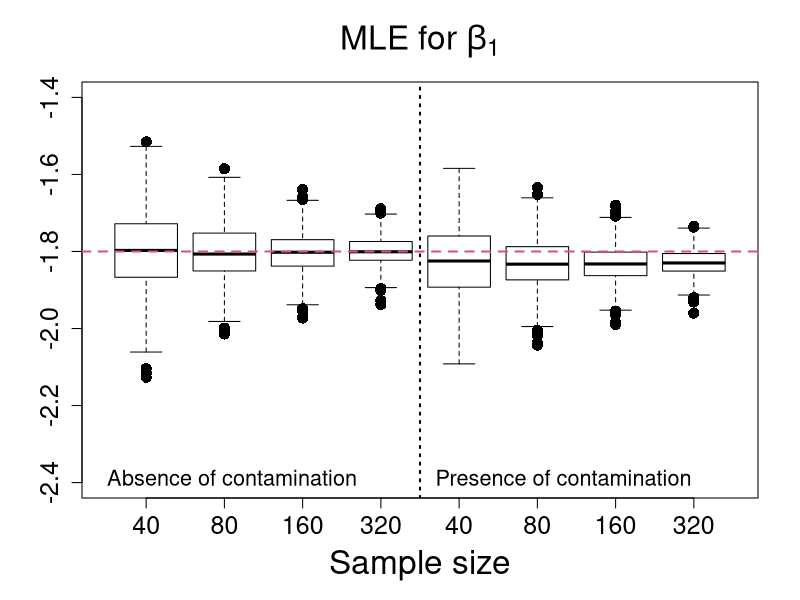
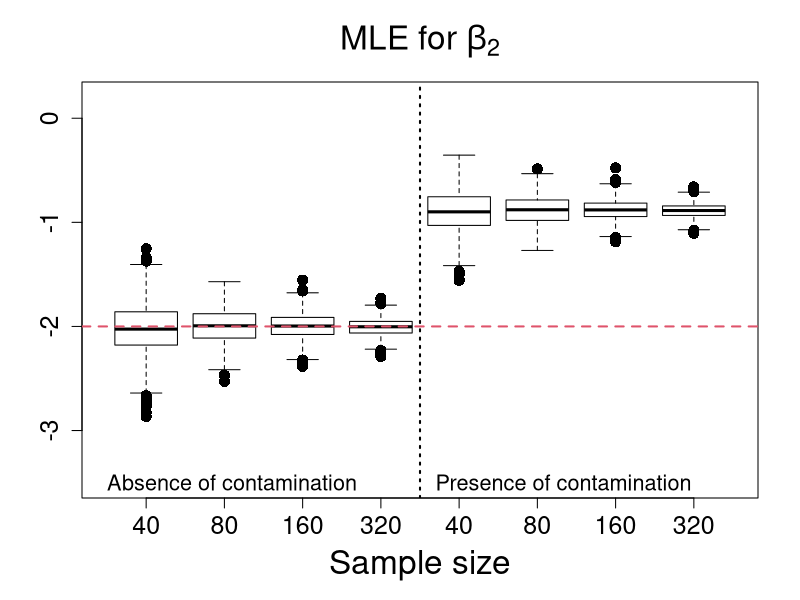
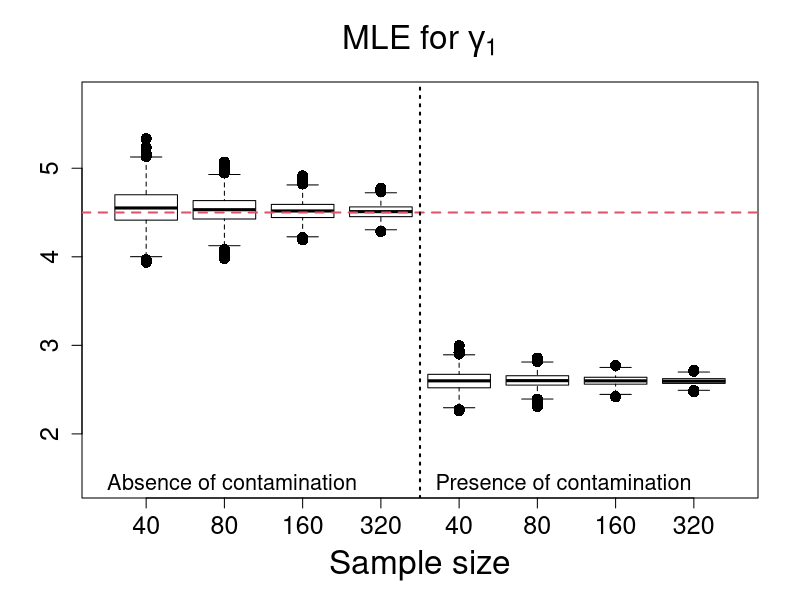
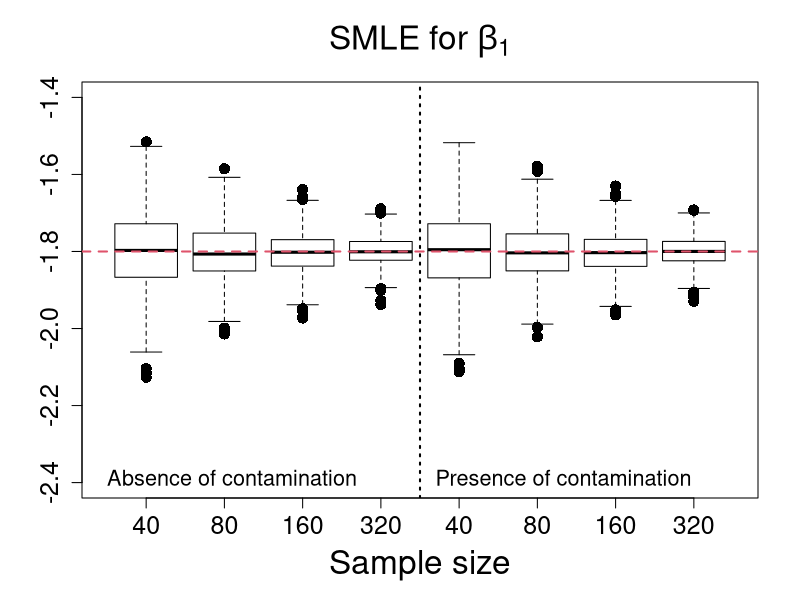
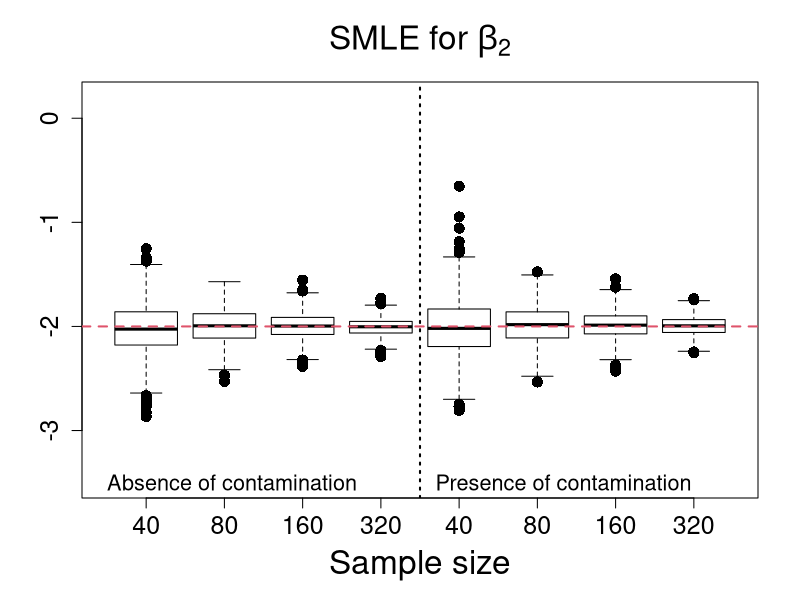
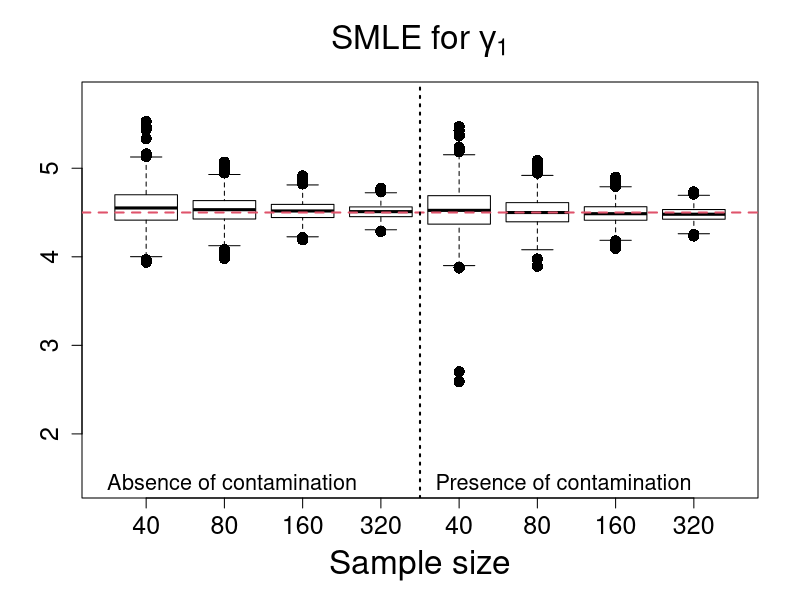
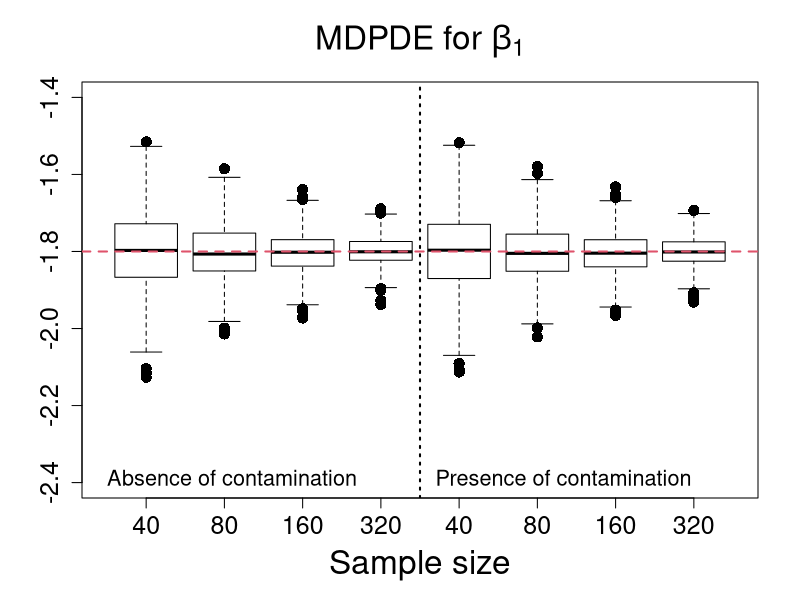
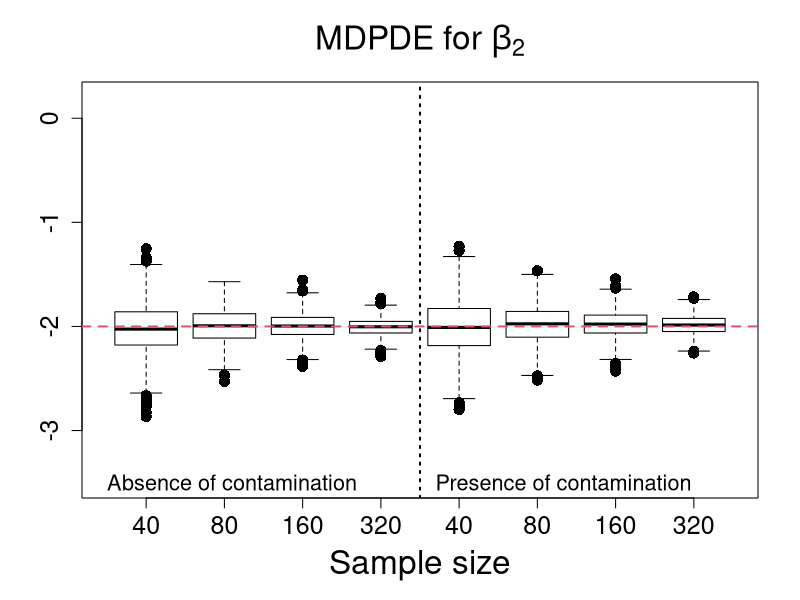

These figures' R source, in order:
rm(list=ls())

data40 <- read.table("Estimates_Scenario1_n40.txt", h=T)
data80 <- read.table("Estimates_Scenario1_n80.txt", h=T)
data160 <- read.table("Estimates_Scenario1_n160.txt", h=T)
data320 <- read.table("Estimates_Scenario1_n320.txt", h=T)

#**************************MLE estimates******************************#
MLE_beta1_n40 <- data40$MLE_beta1; MLEC_beta1_n40 <- data40$MLE_C_beta1
MLE_beta2_n40 <- data40$MLE_beta2; MLEC_beta2_n40 <- data40$MLE_C_beta2
MLE_gama1_n40 <- data40$MLE_gama1; MLEC_gama1_n40 <- data40$MLE_C_gama1

MLE_beta1_n80 <- data80$MLE_beta1; MLEC_beta1_n80 <- data80$MLE_C_beta1
MLE_beta2_n80 <- data80$MLE_beta2; MLEC_beta2_n80 <- data80$MLE_C_beta2
MLE_gama1_n80 <- data80$MLE_gama1; MLEC_gama1_n80 <- data80$MLE_C_gama1

MLE_beta1_n160 <- data160$MLE_beta1; MLEC_beta1_n160 <- data160$MLE_C_beta1
MLE_beta2_n160 <- data160$MLE_beta2; MLEC_beta2_n160 <- data160$MLE_C_beta2
MLE_gama1_n160 <- data160$MLE_gama1; MLEC_gama1_n160 <- data160$MLE_C_gama1

MLE_beta1_n320 <- data320$MLE_beta1; MLEC_beta1_n320 <- data320$MLE_C_beta1
MLE_beta2_n320 <- data320$MLE_beta2; MLEC_beta2_n320 <- data320$MLE_C_beta2
MLE_gama1_n320 <- data320$MLE_gama1; MLEC_gama1_n320 <- data320$MLE_C_gama1

#**************************SMLE estimates******************************#
SMLE_beta1_n40 <- data40$SMLE_beta1; SMLEC_beta1_n40 <- data40$SMLE_C_beta1
SMLE_beta2_n40 <- data40$SMLE_beta2; SMLEC_beta2_n40 <- data40$SMLE_C_beta2
SMLE_gama1_n40 <- data40$SMLE_gama1; SMLEC_gama1_n40 <- data40$SMLE_C_gama1

SMLE_beta1_n80 <- data80$SMLE_beta1; SMLEC_beta1_n80 <- data80$SMLE_C_beta1
SMLE_beta2_n80 <- data80$SMLE_beta2; SMLEC_beta2_n80 <- data80$SMLE_C_beta2
SMLE_gama1_n80 <- data80$SMLE_gama1; SMLEC_gama1_n80 <- data80$SMLE_C_gama1

SMLE_beta1_n160 <- data160$SMLE_beta1; SMLEC_beta1_n160 <- data160$SMLE_C_beta1
SMLE_beta2_n160 <- data160$SMLE_beta2; SMLEC_beta2_n160 <- data160$SMLE_C_beta2
SMLE_gama1_n160 <- data160$SMLE_gama1; SMLEC_gama1_n160 <- data160$SMLE_C_gama1

SMLE_beta1_n320 <- data320$SMLE_beta1; SMLEC_beta1_n320 <- data320$SMLE_C_beta1
SMLE_beta2_n320 <- data320$SMLE_beta2; SMLEC_beta2_n320 <- data320$SMLE_C_beta2
SMLE_gama1_n320 <- data320$SMLE_gama1; SMLEC_gama1_n320 <- data320$SMLE_C_gama1

#**************************MDPDE estimates******************************#
MDPDE_beta1_n40 <- data40$MDPDE_beta1; MDPDEC_beta1_n40 <- data40$MDPDE_C_beta1
MDPDE_beta2_n40 <- data40$MDPDE_beta2; MDPDEC_beta2_n40 <- data40$MDPDE_C_beta2
MDPDE_gama1_n40 <- data40$MDPDE_gama1; MDPDEC_gama1_n40 <- data40$MDPDE_C_gama1

MDPDE_beta1_n80 <- data80$MDPDE_beta1; MDPDEC_beta1_n80 <- data80$MDPDE_C_beta1
MDPDE_beta2_n80 <- data80$MDPDE_beta2; MDPDEC_beta2_n80 <- data80$MDPDE_C_beta2
MDPDE_gama1_n80 <- data80$MDPDE_gama1; MDPDEC_gama1_n80 <- data80$MDPDE_C_gama1

MDPDE_beta1_n160 <- data160$MDPDE_beta1; MDPDEC_beta1_n160 <- data160$MDPDE_C_beta1
MDPDE_beta2_n160 <- data160$MDPDE_beta2; MDPDEC_beta2_n160 <- data160$MDPDE_C_beta2
MDPDE_gama1_n160 <- data160$MDPDE_gama1; MDPDEC_gama1_n160 <- data160$MDPDE_C_gama1

MDPDE_beta1_n320 <- data320$MDPDE_beta1; MDPDEC_beta1_n320 <- data320$MDPDE_C_beta1
MDPDE_beta2_n320 <- data320$MDPDE_beta2; MDPDEC_beta2_n320 <- data320$MDPDE_C_beta2
MDPDE_gama1_n320 <- data320$MDPDE_gama1; MDPDEC_gama1_n320 <- data320$MDPDE_C_gama1

#********************MLE estimates****************#

#********************MLE estimates of beta1****************#
boxplot(MLE_beta1_n40,MLE_beta1_n80,MLE_beta1_n160,MLE_beta1_n320,
MLEC_beta1_n40,MLEC_beta1_n80,MLEC_beta1_n160,MLEC_beta1_n320,
main=expression( paste("MLE for ", beta[1])),
xlab="Sample size",ylab="",names=c(40,80,160,320,40,80,160,320),outline=T,
ylim=c(-2.4,-1.4), cex=1.5,cex.lab=2.0,cex.axis=1.5,cex.main=2.0, pch=16, col = NULL)
abline(-1.8,0,col=2,lty=2,lwd=2)
abline(v=4.5,lty=3,lwd=2)
legend(0.0,-2.32,"Absence of contamination",bty="n",cex=1.3)
legend(4.2,-2.32,"Presence of contamination",bty="n",cex=1.3)

#********************MLE estimates of beta2****************#
boxplot(MLE_beta2_n40,MLE_beta2_n80,MLE_beta2_n160,MLE_beta2_n320,
MLEC_beta2_n40,MLEC_beta2_n80,MLEC_beta2_n160,MLEC_beta2_n320,
main=expression( paste("MLE for ", beta[2])),
xlab="Sample size",ylab="",names=c(40,80,160,320,40,80,160,320),outline=T,
ylim=c(-3.5,0.2), cex=1.5,cex.lab=2.0,cex.axis=1.5,cex.main=2.0, pch=16, col = NULL)
abline(-2.0,0,col=2,lty=2,lwd=2)
abline(v=4.5,lty=3,lwd=2)
legend(0.0,-3.25,"Absence of contamination",bty="n",cex=1.3)
legend(4.2,-3.25,"Presence of contamination",bty="n",cex=1.3)

#********************MLE estimates of gamma1****************#
boxplot(MLE_gama1_n40,MLE_gama1_n80,MLE_gama1_n160,MLE_gama1_n320,
MLEC_gama1_n40,MLEC_gama1_n80,MLEC_gama1_n160,MLEC_gama1_n320,
main=expression( paste("MLE for ", gamma[1])),
xlab="Sample size",ylab="",names=c(40,80,160,320,40,80,160,320),outline=T,
ylim=c(1.45,5.8), cex=1.5,cex.lab=2.0,cex.axis=1.5,cex.main=2.0, pch=16, col = NULL)
abline(4.5,0,col=2,lty=2,lwd=2)
abline(v=4.5,lty=3,lwd=2)
legend(0.0,1.75,"Absence of contamination",bty="n", cex=1.3)
legend(4.2,1.75,"Presence of contamination",bty="n", cex=1.3)

#********************SMLE estimates*******************#

#********************SMLE estimates of beta1****************#
boxplot(SMLE_beta1_n40,SMLE_beta1_n80,SMLE_beta1_n160,SMLE_beta1_n320,
SMLEC_beta1_n40,SMLEC_beta1_n80,SMLEC_beta1_n160,SMLEC_beta1_n320,
main=expression( paste("SMLE for ", beta[1])),
xlab="Sample size",ylab="",names=c(40,80,160,320,40,80,160,320),outline=T,
ylim=c(-2.4,-1.4), cex=1.5,cex.lab=2.0,cex.axis=1.5,cex.main=2.0, pch=16, col = NULL)
abline(-1.8,0,col=2,lty=2,lwd=2)
abline(v=4.5,lty=3,lwd=2)
legend(0.0,-2.32,"Absence of contamination",bty="n",cex=1.3)
legend(4.2,-2.32,"Presence of contamination",bty="n",cex=1.3)

#********************SMLE estimates of beta2****************#
boxplot(SMLE_beta2_n40,SMLE_beta2_n80,SMLE_beta2_n160,SMLE_beta2_n320,
SMLEC_beta2_n40,SMLEC_beta2_n80,SMLEC_beta2_n160,SMLEC_beta2_n320,
main=expression( paste("SMLE for ", beta[2])),
xlab="Sample size",ylab="",names=c(40,80,160,320,40,80,160,320),outline=T,
ylim=c(-3.5,0.2), cex=1.5,cex.lab=2.0,cex.axis=1.5,cex.main=2.0, pch=16, col = NULL)
abline(-2.0,0,col=2,lty=2,lwd=2)
abline(v=4.5,lty=3,lwd=2)
legend(0.0,-3.25,"Absence of contamination",bty="n", cex=1.3)
legend(4.2,-3.25,"Presence of contamination",bty="n", cex=1.3)

#********************SMLE estimates of gamma1****************#
boxplot(SMLE_gama1_n40,SMLE_gama1_n80,SMLE_gama1_n160,SMLE_gama1_n320,
SMLEC_gama1_n40,SMLEC_gama1_n80,SMLEC_gama1_n160,SMLEC_gama1_n320,
main=expression( paste("SMLE for ", gamma[1])),
xlab="Sample size",ylab="",names=c(40,80,160,320,40,80,160,320),outline=T,
ylim=c(1.45,5.8), cex=1.5,cex.lab=2.0,cex.axis=1.5,cex.main=2.0, pch=16, col = NULL)
abline(4.5,0,col=2,lty=2,lwd=2)
abline(v=4.5,lty=3,lwd=2)
legend(0.0,1.75,"Absence of contamination",bty="n", cex=1.3)
legend(4.2,1.75,"Presence of contamination",bty="n", cex=1.3)

#********************MDPDE estimates****************#

#********************MDPDE estimates of beta1****************#
boxplot(MDPDE_beta1_n40,MDPDE_beta1_n80,MDPDE_beta1_n160,MDPDE_beta1_n320,
MDPDEC_beta1_n40,MDPDEC_beta1_n80,MDPDEC_beta1_n160,MDPDEC_beta1_n320,
main=expression( paste("MDPDE for ", beta[1])),
xlab="Sample size",ylab="",names=c(40,80,160,320,40,80,160,320),outline=T,
ylim=c(-2.4,-1.4), cex=1.5,cex.lab=2.0,cex.axis=1.5,cex.main=2.0, pch=16, col = NULL)
abline(-1.8,0,col=2,lty=2,lwd=2)
abline(v=4.5,lty=3,lwd=2)
legend(0.0,-2.32,"Absence of contamination",bty="n",cex=1.3)
legend(4.2,-2.32,"Presence of contamination",bty="n",cex=1.3)

#********************MDPDE estimates of beta2****************#
boxplot(MDPDE_beta2_n40,MDPDE_beta2_n80,MDPDE_beta2_n160,MDPDE_beta2_n320,
MDPDEC_beta2_n40,MDPDEC_beta2_n80,MDPDEC_beta2_n160,MDPDEC_beta2_n320,
main=expression( paste("MDPDE for ", beta[2])),
xlab="Sample size",ylab="",names=c(40,80,160,320,40,80,160,320),outline=T,
ylim=c(-3.5,0.2), cex=1.5,cex.lab=2.0,cex.axis=1.5,cex.main=2.0, pch=16, col = NULL)
abline(-2.0,0,col=2,lty=2,lwd=2)
abline(v=4.5,lty=3,lwd=2)
legend(0.0,-3.25,"Absence of contamination",bty="n", cex=1.3)
legend(4.2,-3.25,"Presence of contamination",bty="n", cex=1.3)

#********************MDPDE estimates of gamma1****************#
boxplot(MDPDE_gama1_n40,MDPDE_gama1_n80,MDPDE_gama1_n160,MDPDE_gama1_n320,
MDPDEC_gama1_n40,MDPDEC_gama1_n80,MDPDEC_gama1_n160,MDPDEC_gama1_n320,
main=expression( paste("MDPDE for ", gamma[1])),
xlab="Sample size",ylab="",names=c(40,80,160,320,40,80,160,320),outline=T,
ylim=c(1.45,5.8), cex=1.5,cex.lab=2.0,cex.axis=1.5,cex.main=2.0, pch=16, col = NULL)
abline(4.5,0,col=2,lty=2,lwd=2)
abline(v=4.5,lty=3,lwd=2)
legend(0.0,1.75,"Absence of contamination",bty="n", cex=1.3)
legend(4.2,1.75,"Presence of contamination",bty="n", cex=1.3)












